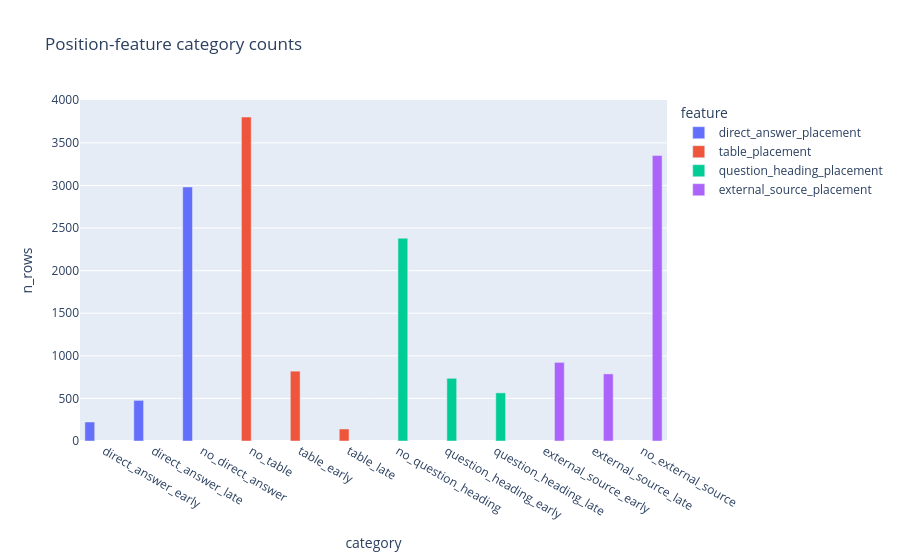

The notebook cell saved with this chart:
### Markdown cell above
## 2. Feature coverage and imbalance

### Code cell
coverage = pd.read_csv(OUTPUT / 'position_model_feature_coverage.csv')
categorical = coverage[coverage['n_rows'].notna()].copy()
display(categorical)
px.bar(categorical, x='category', y='n_rows', color='feature', barmode='group',
       title='Position-feature category counts').show()

### Figure 1 — Plotly figure (JSON) as saved in the notebook; plotly's stock layout.template omitted (floating-point values rounded to 4 significant figures)
{"data": [{"alignmentgroup": "True", "hovertemplate": "feature=direct_answer_placement<br>category=%{x}<br>n_rows=%{y}<extra></extra>", "legendgroup": "direct_answer_placement", "marker": {"color": "#636efa", "pattern": {"shape": ""}}, "name": "direct_answer_placement", "offsetgroup": "direct_answer_placement", "orientation": "v", "showlegend": true, "textposition": "auto", "type": "bar", "x": ["direct_answer_early", "direct_answer_late", "no_direct_answer"], "xaxis": "x", "y": [223.0, 477.0, 2982.0], "yaxis": "y"}, {"alignmentgroup": "True", "hovertemplate": "feature=table_placement<br>category=%{x}<br>n_rows=%{y}<extra></extra>", "legendgroup": "table_placement", "marker": {"color": "#EF553B", "pattern": {"shape": ""}}, "name": "table_placement", "offsetgroup": "table_placement", "orientation": "v", "showlegend": true, "textposition": "auto", "type": "bar", "x": ["no_table", "table_early", "table_late"], "xaxis": "x", "y": [3803.0, 820.0, 141.0], "yaxis": "y"}, {"alignmentgroup": "True", "hovertemplate": "feature=question_heading_placement<br>category=%{x}<br>n_rows=%{y}<extra></extra>", "legendgroup": "question_heading_placement", "marker": {"color": "#00cc96", "pattern": {"shape": ""}}, "name": "question_heading_placement", "offsetgroup": "question_heading_placement", "orientation": "v", "showlegend": true, "textposition": "auto", "type": "bar", "x": ["no_question_heading", "question_heading_early", "question_heading_late"], "xaxis": "x", "y": [2381.0, 736.0, 565.0], "yaxis": "y"}, {"alignmentgroup": "True", "hovertemplate": "feature=external_source_placement<br>category=%{x}<br>n_rows=%{y}<extra></extra>", "legendgroup": "external_source_placement", "marker": {"color": "#ab63fa", "pattern": {"shape": ""}}, "name": "external_source_placement", "offsetgroup": "external_source_placement", "orientation": "v", "showlegend": true, "textposition": "auto", "type": "bar", "x": ["external_source_early", "external_source_late", "no_external_source"], "xaxis": "x", "y": [923.0, 788.0, 3351.0], "yaxis": "y"}], "layout": {"barmode": "group", "legend": {"title": {"text": "feature"}, "tracegroupgap": 0}, "title": {"text": "Position-feature category counts"}, "xaxis": {"anchor": "y", "domain": [0.0, 1.0], "title": {"text": "category"}}, "yaxis": {"anchor": "x", "domain": [0.0, 1.0], "title": {"text": "n_rows"}}}}
